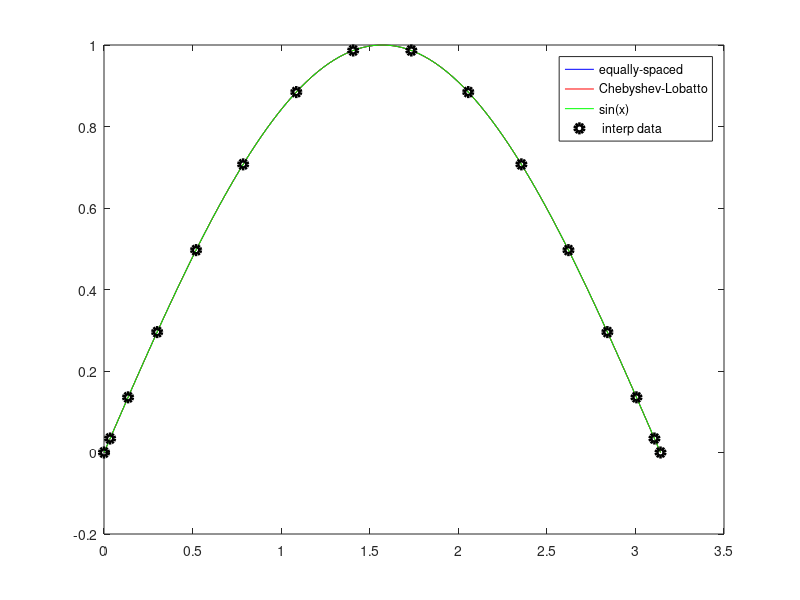
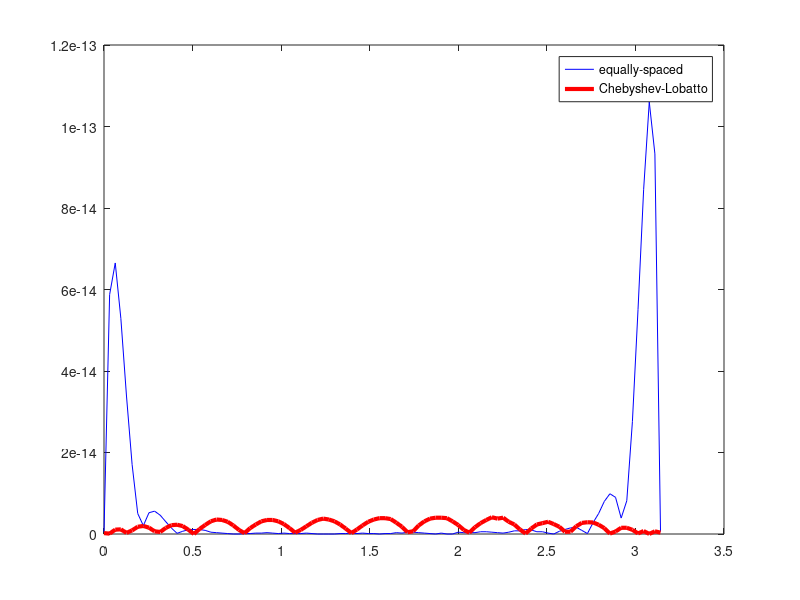

Source code (MATLAB) for these figures, in order:
clear all
close all
clc
disp('***********************************************')
disp('*****************exercise_2_2*****************')
disp('***********************************************')

a = 0;
b = pi;
f = @(x) sin(x); 
%a = -2*pi;
%b = 2*pi;
%f = @(x) 1./(1+x.^2); 
xplot = linspace(a,b);
f_xplot = f(xplot);
for n = 5:5:15
  %equally-spaced
   x = linspace(a,b,n+1); %equally-spaced nodes
   y = f(x);  %evaluate f at nodes
   c1 = polyfit(x,y,n); %polynomail inteprolation
   p1 = polyval(c1,xplot);  %evaluate polynomial 
   err1 = norm(p1-f_xplot,inf)  %uniform norm of the interpolation error (using equally-spaced nodes)
   err1_100 = abs(p1-f_xplot); % interpolation error 
   

  % Chebyshev-Lobatto 
   t = -cos(((1:n+1)-1)*pi/n); % Chebyshev-Lobatto nodes in the interval [-1 1]
   x = (b-a)/2*t+(b+a)/2; % Chebyshev-Lobatto nodes in the interval [a b]
   y = f(x);  %evaluate f at nodes
   c2 = polyfit(x,y,n); %polynomail inteprolation
   p2 = polyval(c2,xplot);  %evaluate polynomial 
   err2 = norm(p2-f_xplot,inf)   %uniform norm of the interpolation error (using Chebyshev-Lobatto nodes)
   err2_100 = abs(p2-f_xplot); % interpolation error 

   figure(1)
   plot(xplot,p1,'b',xplot,p2,'r',xplot,f_xplot,'g',x,y,'ko','linewidth',3)
   legend('equally-spaced','Chebyshev-Lobatto','sin(x)',' interp data')
   figure(2)
   plot(xplot,err1_100,'b',xplot,err2_100,'r','linewidth',3)
   legend('equally-spaced','Chebyshev-Lobatto')
   pause
end
disp('********************************************** END **********************************************')
pause
%%%%%%%%%%%%%%%%%%%%%%%%%%%%%%%%%%%%%%%%%%%%%%%%%%%%%%%%%%%%%%%%%%%%%%%%%%%%%%%%%%%%%%%%%%%%%%%%%%%%%%%%%%%%%%%%%%
%%%%%%%%%%%%%%%%%%%%%%%%%%%%%%%%%%%%%%%%%%%%%%%%%%%%%%%%%%%%%%%%%%%%%%%%%%%%%%%%%%%%%%%%%%%%%%%%%%%%%%%%%%%%%%%%%%
